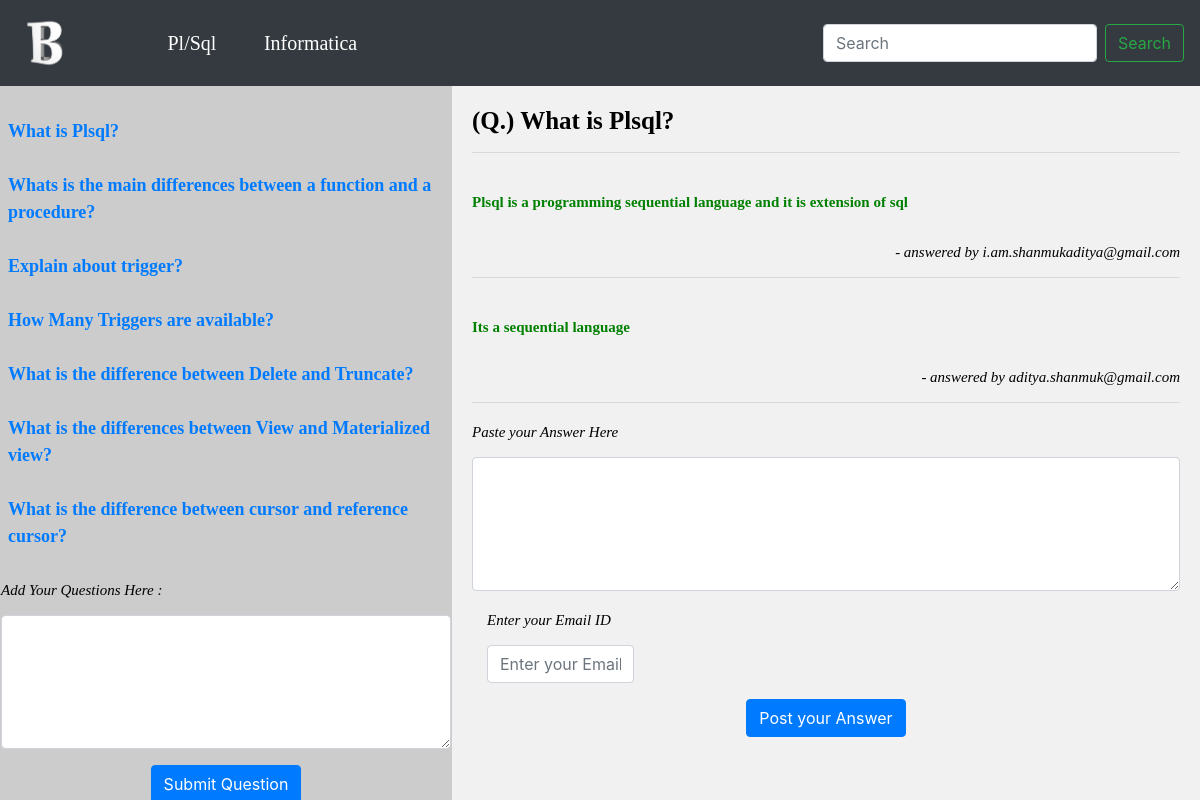
The page /plsql/plsql_answers/28/ on the database its author committed.
### UI/models.py (models this page shows, shortened)
class plsql_details(models.Model):
    Question=models.TextField(max_length=1000)
    Answer=models.TextField(max_length=10000)
    Email=models.EmailField()
    def get_absolute_url(self):
        print('hitted first one')
        return reverse("answers",kwargs={'id':self.id})

class plsql_detail_answers(models.Model):
    qid=models.IntegerField()
    Quest=models.TextField(max_length=1000)
    Answ=models.TextField(max_length=10000)
    mail=models.EmailField()
    def __str__(self):
        return self.Answ

### UI/views.py (the view)
# urls.py: path('plsql/plsql_answers/<int:id>/',views.plsql_answers,name='answers'),
def plsql_answers(request,id):
    list=plsql_detail_answers.objects.values_list('qid')
    if (id,) in list:
        objs = plsql_detail_answers.objects.all().filter(qid=id)
        print(objs)
        details = plsql_details.objects.all()
        det = plsql_details.objects.all().filter(id=id)
        return render(request, 'UI/plsql.html', {'details': details, 'objs': objs,'det':det})
    else:
        details = plsql_details.objects.all()
        det = plsql_details.objects.all().filter(id=id)
        return render(request, 'UI/plsql.html', {'details': details,'det':det})

### templates/UI/plsql.html (shortened to what this page needs)
{% extends 'UI/header.html'%}
{%load staticfiles%}
{%block content%}
<head>
<link rel="stylesheet" href="{%static '/CSS/Home.CSS'%}">
</head>
<body>
<section >
  <nav >
    {% if details%}&nbsp&nbsp
    <ul>
      {%for detail in details%}
        <li><a href="{{ detail.get_absolute_url }}" > {{detail.Question}}</a></li>
      {%endfor%}
    </ul>
    {%else%}
     <h2>No Questions are available</h2>
    {%endif%}
      <form method="post" action="{% url 'question_submit'%}">
        <div class="form-group">
            <label for="exampleFormControlTextarea1"><h4 class="text" align="center">Add Your Questions Here :</h4></label>
            <textarea name="question" class="form-control" id="exampleFormControlTextarea1" rows="5" cols="1"></textarea>
        </div>
            <div align="center">
            <button class="btn btn-primary" type="submit"> Submit Question </button>
        </div>
      </form>
  </nav>
  <article>
      {%if det%}
            {%for ob in det%}
                    <h1>(Q.) {{ob.Question}}</h1><hr>
            {%endfor%}
      {%endif%}
      {%if objs%}
            {%for ob in objs%}
                <h2>{{ob.Answ}}</h2>
                    <h3 align="right"> - answered by {{ob.mail}} </h3><hr>
            {%endfor%}
      {%endif%}
      {%if det%}
        {%for de in det%}
       <form method="post" action= "{% url 'answer_submit' de.id %} ">
           {%endfor%}
        <div class="form-group">
            <label for="exampleFormControlTextarea2"><h4>Paste your Answer Here</h4></label>
            <textarea name="answer" class="form-control" id="exampleFormControlTextarea2" rows="5" cols="1"></textarea>
        </div>
              <div class="col-md-3 mb-3">
                  <label for="validationDefault04"><h4>Enter your Email ID</h4></label>
                <input type="email" name="email" class="form-control" id="validationDefault04"
                       placeholder="Enter your Email" required>
            </div>
            <div align="center">
            <button class="btn btn-primary" type="submit"> Post your Answer </button>
        </div>
      </form>
      {%endif%}
  </article>
</section>
</body>
{%endblock%}

### rows shown on the page
plsql_details: Question "What is Plsql?"
plsql_details: Question "Whats is the main differences between a function and a procedure?"
plsql_details: Question "Explain about trigger?"
plsql_details: Question "How Many Triggers are available?"
plsql_details: Question "What is the difference between Delete and Truncate?"
plsql_details: Question "What is the differences between View and Materialized view?"
plsql_details: Question "What is the difference between cursor and reference cursor?"
plsql_detail_answers: Answ "Plsql is a programming sequential language and it is extension of sql", mail "i.am.shanmukaditya@gmail.com"
plsql_detail_answers: Answ "Its a sequential language", mail "aditya.shanmuk@gmail.com"
